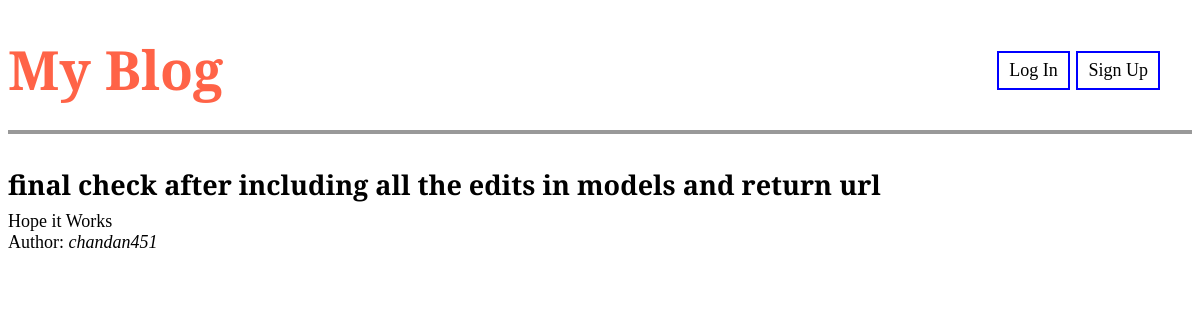
The page /post/10/ on the database its author committed.
### blog/models.py (models this page shows, shortened)
class Post(models.Model):
    title  = models.CharField(max_length=200)
    author = models.ForeignKey(User, on_delete=models.CASCADE)
    body   = models.TextField()

### blog/views.py (the view)
# urls.py: path('post/<int:pk>/', BlogDetailView.as_view(), name='post_detail'),
class BlogDetailView(DetailView):
    model = Post
    template_name = 'post_detail.html'

### templates/post_detail.html (shortened to what this page needs)
{% extends 'base.html' %}
{% block content %}
 <div class="post-entry">
     <h2>{{ post.title }}</h2>
     <p>{{ post.body }}</p>
        {% if post.author == user %}
        <p>My Post</p>
        {% else %}
        <p>Author: <i>{{ post.author }}</i></p>
        {% endif %}
 </div>
{% endblock content %}

### static/css/base.css (style rules this page uses)
body { font-family: 'Crimson Pro', serif; font-size: 18px; }
.post-entry { margin-bottom: 2rem; }
.post-entry h2 { margin: 0.5rem 0; post-entrycolor: blueviolet; }
.post-entry p { margin: 0; font-weight: 400; }

### rows shown on the page
Post: title "final check after including all the edits in models and return url", body "Hope it Works", author "chandan451"
